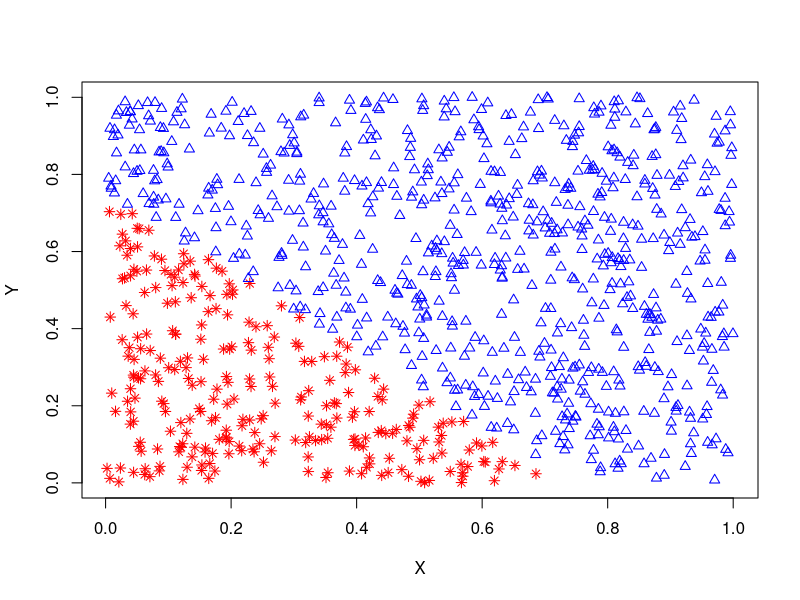

Write R code to recreate this figure.
# f(x) =sign(wx+b)
# choose xi,yi
# yi*(w*xi+b) <=0 
# w <- w+lr*yi*xi
# b <- b+ lr*y
mat <- matrix(c(3,3,1,4,3,1,1,1,-1),nrow=3,byrow = T)
train <- function(mat,lr = 0.5){
    nr <- nrow(mat)
    nc <- ncol(mat)
    w0 <- matrix(0,nc-1,1)
    b0 <- 0
    res <- NULL
    while(is.null(res)){
        print(list(w0=w0,b0=b0))
        for(i in seq_len(nr)){
            cat("choose the ",i, " sample\n")
            xi <- mat[i,1:(nc-1)]
            yi <- mat[i,nc]
            f <- (xi%*%w0+b0)*yi
            if(f <= 0){
                xi <- matrix(mat[i, 1:(nc - 1)], nc - 1, 1)
                w0 <- w0 +lr*yi*xi
                b0 <- b0 +lr*yi
                res <-NULL
                break
            }else{
                res <- c(res,f)
                #cat("result = ",res,"\n")
            }
        }
    }
    cat("final w0",w0," final b0",b0,"\n")
    return(c(w0,b0))
}

### another example use other guy's data to prove my code
##generate data ## https://github.com/billderose-zz/perceptron/blob/master/perceptron.R
Random.Unit <-function(n, dim, threshold) {
  points <- runif(n * dim)
  points <- matrix(points, ncol = dim)
  label <- ifelse(apply(points, 1, sum) < threshold, -1, 1)
  return(cbind(label, x0 = rep(1, n), points))
}
### generate figures
Plot2D <- function(points, a, b) {
  plot(points[, 3:4], xlab = "X", ylab = "Y",
       pch = ifelse(points[, 1] == 1, 2, 8),
       col = ifelse(points[, 1] == 1, "blue", "red"))
  abline(a, b)
}
####
THRESHOLD <- 0.75
pts <- Random.Unit(1000, 2, THRESHOLD)
mat <- pts[,c(3,4,1)]
w <- train(mat)
Plot2D(pts, -w[1]/w[3], -w[2]/ w[3])


